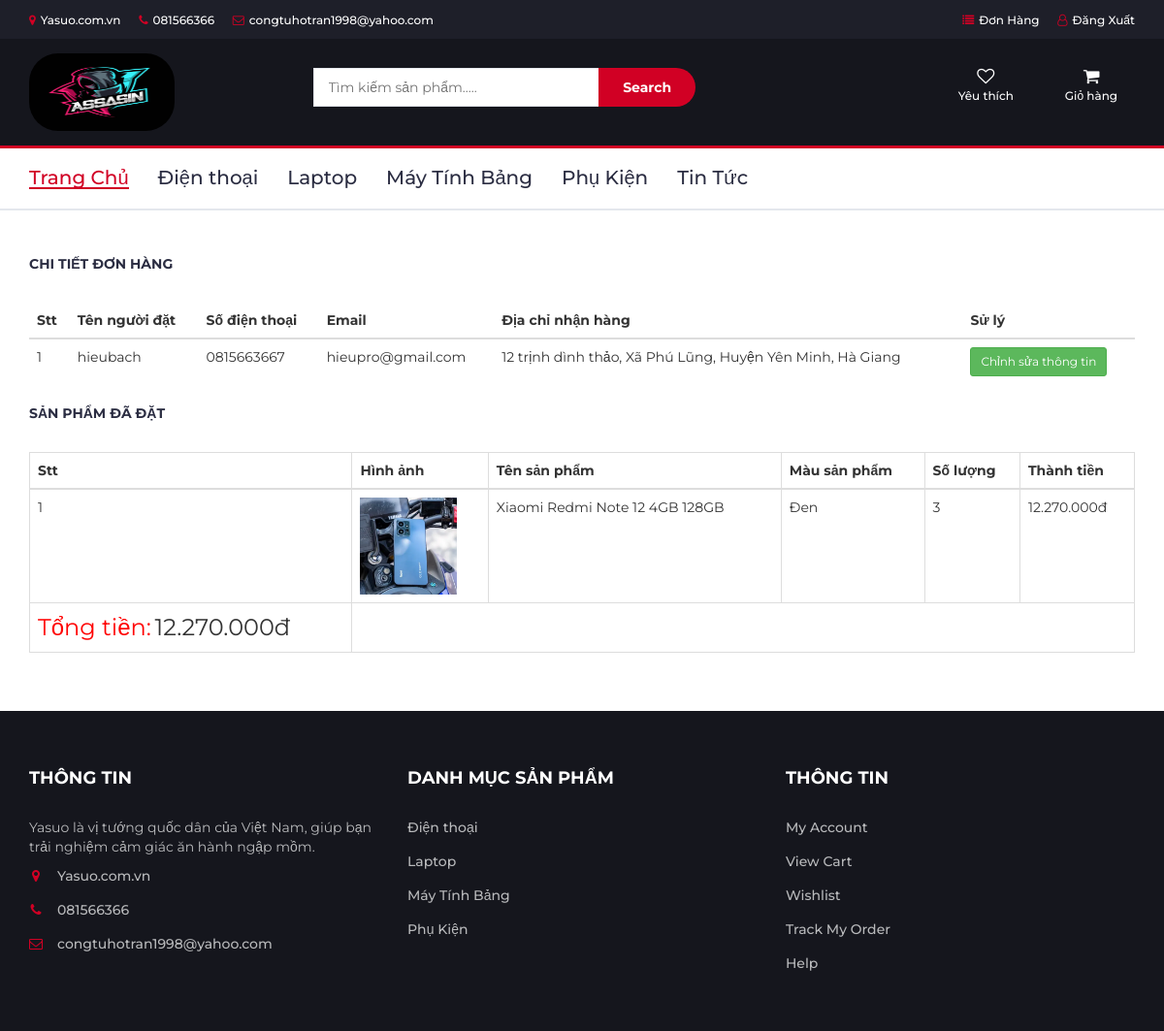
/cart/orderdetail/4980 (signed in), run on the app's committed database.
### tables this page shows
CREATE TABLE `tbl_settings` (
  `id` int(11) NOT NULL,
  `website_name` varchar(255) NOT NULL,
  `website_url` varchar(255) NOT NULL,
  `phone` varchar(100) NOT NULL,
  `email` varchar(100) NOT NULL,
  `facebook` varchar(100) NOT NULL,
  `status` int(11) DEFAULT NULL,
  `created_at` timestamp NULL DEFAULT NULL,
  `updated_at` timestamp NULL DEFAULT NULL
);

CREATE TABLE `tbl_category_product` (
  `id_category_product` int(11) NOT NULL,
  `title_category_product` varchar(255) DEFAULT NULL,
  `desc_category_product` text DEFAULT NULL,
  `status` int(11) NOT NULL,
  `created_at` timestamp NULL DEFAULT NULL,
  `updated_at` timestamp NULL DEFAULT NULL
);

CREATE TABLE `tbl_order_details` (
  `order_detail_id` int(11) NOT NULL,
  `order_code` varchar(100) NOT NULL,
  `product_id` int(11) NOT NULL,
  `product_color_id` int(11) DEFAULT NULL,
  `price` float NOT NULL,
  `product_quanlity` int(11) NOT NULL,
  `name` varchar(100) NOT NULL,
  `phone` varchar(100) NOT NULL,
  `email` varchar(100) NOT NULL,
  `province` varchar(100) DEFAULT NULL,
  `district` varchar(100) DEFAULT NULL,
  `wards` varchar(100) DEFAULT NULL,
  `address` varchar(255) NOT NULL,
  `note` text DEFAULT NULL
);

CREATE TABLE `tbl_orders` (
  `order_id` int(11) NOT NULL,
  `user_id` int(11) NOT NULL,
  `order_code` varchar(100) NOT NULL,
  `order_date` varchar(100) NOT NULL,
  `order_status` int(11) NOT NULL
);

CREATE TABLE `tbl_product_color` (
  `id` int(11) NOT NULL,
  `title_product` varchar(100) DEFAULT NULL,
  `price_product` int(11) DEFAULT NULL,
  `product_id` int(11) NOT NULL,
  `color_id` int(11) NOT NULL,
  `quanlity` int(11) NOT NULL,
  `image` varchar(150) DEFAULT NULL
);

CREATE TABLE `tbl_product` (
  `id_product` int(11) NOT NULL,
  `title_product` varchar(100) DEFAULT NULL,
  `brand_product` varchar(255) DEFAULT NULL,
  `seri_product` int(11) DEFAULT NULL,
  `price_product` int(11) DEFAULT NULL,
  `selling_product` int(11) DEFAULT NULL,
  `hot_product` int(11) DEFAULT NULL,
  `small_desc` text DEFAULT NULL,
  `desc_product` text DEFAULT NULL,
  `color_product` varchar(255) DEFAULT NULL,
  `memory_product` varchar(255) DEFAULT NULL,
  `image_product` varchar(255) DEFAULT NULL,
  `properties` longtext DEFAULT NULL,
  `quanlity_product` int(11) DEFAULT NULL,
  `status` int(11) NOT NULL,
  `id_category_product` int(11) NOT NULL
);

CREATE TABLE `tbl_colors` (
  `id` int(11) NOT NULL,
  `name` varchar(50) NOT NULL,
  `code` varchar(50) NOT NULL,
  `status` int(11) NOT NULL
);

### Views/cart/orderdetail.php (the view, shortened to what the rows shown need)
<div class="section">
    <div class="container">
        <div class="row">
            <div class="col-md-12">
                <div class="billing-details">
                    <table class="table">
                        <thead>
                            <tr>
                                <th scope="col">Stt</th>
                                <th scope="col">Tên người đặt</th>
                                <th scope="col">Số điện thoại</th>
                                <th scope="col">Email</th>
                                <th scope="col">Địa chỉ nhận hàng</th>
                                <th scope="col">Sử lý</th>
                            </tr>
                        </thead>
                        <tbody>
                            <?php
                            $j = 0;
                            foreach ($orderdetail as $order) {
                                $j++;
                                ?>
                                <tr>
                                    <td>
                                        <?php echo $j ?>
                                    </td>
                                    <td>
                                        <?php echo $order['name'] ?>
                                    </td>
                                    <td>
                                        <?php echo $order['phone'] ?>
                                    </td>
                                    <td>
                                        <?php echo $order['email'] ?>
                                    </td>
                                    <td>
                                        <?php echo $order['address'] ?>,
                                        <?php echo $order['wards'] ?>,
                                        <?php echo $order['district'] ?>,
                                        <?php echo $order['province'] ?>
                                    </td>
                                    <td>
                                        <?php
                                        foreach ($orders as $ord) {
                                            if ($ord['order_status'] == 0) {
                                                ?>
                                                <button type="button" class="btn btn-success btn-sm" data-toggle="modal"
                                                    data-target="#edit_info_2">Chỉnh sửa thông tin</button>
                                            <?php
                                            } else {
                                                ?>
                                                <button type="button" class="btn btn-danger btn-sm">Không thể sửa thông tin</button>
                                                <?php
                                            }
                                        }
                                        ?>
                                    </td>
                                </tr>
                                <?php
                            }
                            ?>
                        </tbody>
                    </table>
                    <table class="table table-bordered">
                        <thead>
                            <tr>
                                <th>Stt</th>
                                <th>Hình ảnh</th>
                                <th>Tên sản phẩm</th>
                                <th>Màu sản phẩm</th>
                                <th>Số lượng</th>
                                <th>Thành tiền</th>
                            </tr>
                        </thead>
                        <tbody>
                            <?php
                            $i = 0;
                            foreach ($order_details as $key => $ord) {
                                $i++;
                                ?>
                                <tr>
                                    <td>
                                        <?php echo $i; ?>
                                    </td>
                                    <?php
                                    foreach ($color_product as $keys => $co_pro) {
                                        if ($ord['product_color_id'] == $co_pro['color_id'] && $ord['product_id'] == $co_pro['product_id']) {
                                            ?>
                                            <td><img src="<?php echo BASE_URL ?>/public/uploads/product_color/<?php echo $co_pro['image'] ?>"
                                                    style="height:100px; width:100px" alt="">
                                            </td>
                                        <?php }
                                    } ?>
                                    <td>
                                        <?php echo $ord['title_product']; ?>
                                    </td>
                                    <?php
                                    foreach ($colors as $keys => $co) {
                                        if ($ord['product_color_id'] == $co['id']) {
                                            ?>
                                            <td>
                                                <?php echo $co['name'] ?>
                                            </td>
                                        <?php }
                                    } ?>
                                    <td>
                                        <?php echo $ord['product_quanlity']; ?>
                                    </td>
                                    <td>
                                        <?php echo number_format($ord['price'], 0, ',', '.'); ?>đ
                                    </td>
                                </tr>
                                <?php
                            }
                            ?>
                        </tbody>
                    </table>
                </div>
            </div>
        </div>
    </div>
</div>

### Views/layout/header.php (shortened to what the rows shown need)
<!DOCTYPE html>
<html lang="en">
	<head>
<link type="text/css" rel="stylesheet" href="<?php echo BASE_URL ?>/public/views/css/bootstrap.min.css"/>
<link type="text/css" rel="stylesheet" href="<?php echo BASE_URL ?>/public/views/css/slick.css"/>
<link type="text/css" rel="stylesheet" href="<?php echo BASE_URL ?>/public/views/css/slick-theme.css"/>
<link type="text/css" rel="stylesheet" href="<?php echo BASE_URL ?>/public/views/css/nouislider.min.css"/>
<link rel="stylesheet" href="<?php echo BASE_URL ?>/public/views/css/font-awesome.min.css">
<link type="text/css" rel="stylesheet" href="<?php echo BASE_URL ?>/public/views/css/style.css"/>
</head>
<body>
<header>
<div id="top-header">
   <div class="container">
      <ul class="header-links pull-left">
      <?php
         foreach($setting as $keys => $i){
         ?>
         <li><a href="<?php echo $i['website_url']?>"><i class="fa fa-map-marker"></i><?php echo $i['website_name'] ?></a></li>
         <?php
         }
         ?>
         <?php
         foreach($setting as $keys => $i){
         ?>
         <li><a href="#"><i class="fa fa-phone"></i><?php echo $i['phone'] ?></a></li>
         <?php
         }
         ?>
           <?php
         foreach($setting as $keys => $i){
         ?>
         <li><a href="<?php echo $i['facebook']?>"><i class="fa fa-envelope-o"></i><?php echo $i['email'] ?></a></li>
         <?php
         }
         ?>
      </ul>
   </div>
</div>
<nav id="navigation">
			<div class="container">
				<div id="responsive-nav">
					<ul class="main-nav nav navbar-nav">
                  <?php
                     foreach($category as $key => $cate):
                  ?>
                  	<li><a href="<?php echo BASE_URL ?>/product/product_category/<?php echo $cate['id_category_product'] ?>"><?php echo $cate['title_category_product'] ?></a>
                  <?php
                     endforeach;
                  ?>
						<li><a href="<?php echo BASE_URL ?>/new/index">Tin Tức</a></li>
					</ul>
				</div>
			</div>
		</nav>
</header>

### Views/layout/footer.php (shortened to what the rows shown need)
<footer id="footer">
   <div class="section">
      <div class="container">
         <div class="row">
            <div class="col-md-4 col-xs-6">
               <div class="footer">
                  <ul class="footer-links">
                  <?php
                     foreach($setting as $keys => $i){
                     ?>
                     <li><a href="<?php echo $i['website_url']?>"><i class="fa fa-map-marker"></i><?php echo $i['website_name'] ?></a></li>
                     <?php
                     }
                     ?>
                     <?php
                     foreach($setting as $keys => $i){
                     ?>
                     <li><a href="#"><i class="fa fa-phone"></i><?php echo $i['phone'] ?></a></li>
                     <?php
                     }
                     ?>
                     <?php
                     foreach($setting as $keys => $i){
                     ?>
                     <li><a href="<?php echo $i['facebook']?>"><i class="fa fa-envelope-o"></i><?php echo $i['email'] ?></a></li>
                     <?php
                     }
                     ?>
                  </ul>
               </div>
            </div>
            <div class="col-md-4 col-xs-6">
               <div class="footer">
                  <ul class="footer-links">
                  <?php
                     foreach($category as $key => $cate):
                  ?>
						   <li><a href="<?php echo BASE_URL ?>/product/product_category/<?php echo $cate['id_category_product'] ?>"><?php echo $cate['title_category_product'] ?></a></li>
                  <?php
                     endforeach;
                  ?>
                  </ul>
               </div>
            </div>
         </div>
      </div>
   </div>
</footer>
</body>
</html>

### data on the page
tbl_settings: website_name "Yasuo.com.vn", phone "081566366", email "congtuhotran1998@yahoo.com"
tbl_category_product: title_category_product "Điện thoại"
tbl_category_product: title_category_product "Laptop"
tbl_category_product: title_category_product "Máy Tính Bảng"
tbl_category_product: title_category_product "Phụ Kiện"
tbl_order_details: name "hieubach", phone "0815663667", email "hieupro@gmail.com", address "12 trịnh dình thảo", wards "Xã Phú Lũng", district "Huyện Yên Minh", province "Hà Giang", product.title_product "Xiaomi Redmi Note 12 4GB 128GB", product_quanlity "3", price "12.270.000"
tbl_orders: order_status "Chỉnh sửa thông tin"
tbl_product_color: image (picture)
tbl_colors: name "Đen"

### other printed values
$total "12.270.000"
